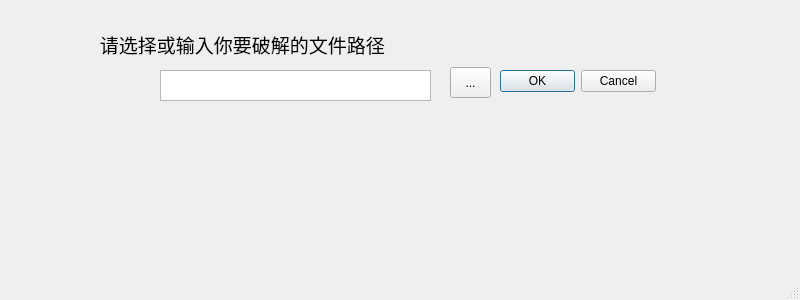
<?xml version="1.0" encoding="UTF-8"?>
<ui version="4.0">
 <class>MainWindow</class>
 <widget class="QMainWindow" name="MainWindow">
  <property name="geometry">
   <rect>
    <x>0</x>
    <y>0</y>
    <width>800</width>
    <height>300</height>
   </rect>
  </property>
  <property name="windowTitle">
   <string>zip破解工具</string>
  </property>
  <widget class="QWidget" name="centralwidget">
   <widget class="QDialogButtonBox" name="buttonBox">
    <property name="geometry">
     <rect>
      <x>500</x>
      <y>70</y>
      <width>156</width>
      <height>23</height>
     </rect>
    </property>
    <property name="standardButtons">
     <set>QDialogButtonBox::Cancel|QDialogButtonBox::Ok</set>
    </property>
   </widget>
   <widget class="QTextEdit" name="textEdit">
    <property name="geometry">
     <rect>
      <x>160</x>
      <y>70</y>
      <width>271</width>
      <height>31</height>
     </rect>
    </property>
   </widget>
   <widget class="QLabel" name="label">
    <property name="geometry">
     <rect>
      <x>90</x>
      <y>29</y>
      <width>311</width>
      <height>31</height>
     </rect>
    </property>
    <property name="font">
     <font>
      <family>Aparajita</family>
      <pointsize>14</pointsize>
      <weight>50</weight>
      <bold>false</bold>
     </font>
    </property>
    <property name="text">
     <string>  请选择或输入你要破解的文件路径</string>
    </property>
   </widget>
   <widget class="QToolButton" name="toolButton">
    <property name="geometry">
     <rect>
      <x>450</x>
      <y>67</y>
      <width>41</width>
      <height>31</height>
     </rect>
    </property>
    <property name="text">
     <string>...</string>
    </property>
   </widget>
  </widget>
  <widget class="QMenuBar" name="menubar">
   <property name="geometry">
    <rect>
     <x>0</x>
     <y>0</y>
     <width>800</width>
     <height>23</height>
    </rect>
   </property>
  </widget>
  <widget class="QStatusBar" name="statusbar"/>
 </widget>
 <resources/>
 <connections/>
</ui>
